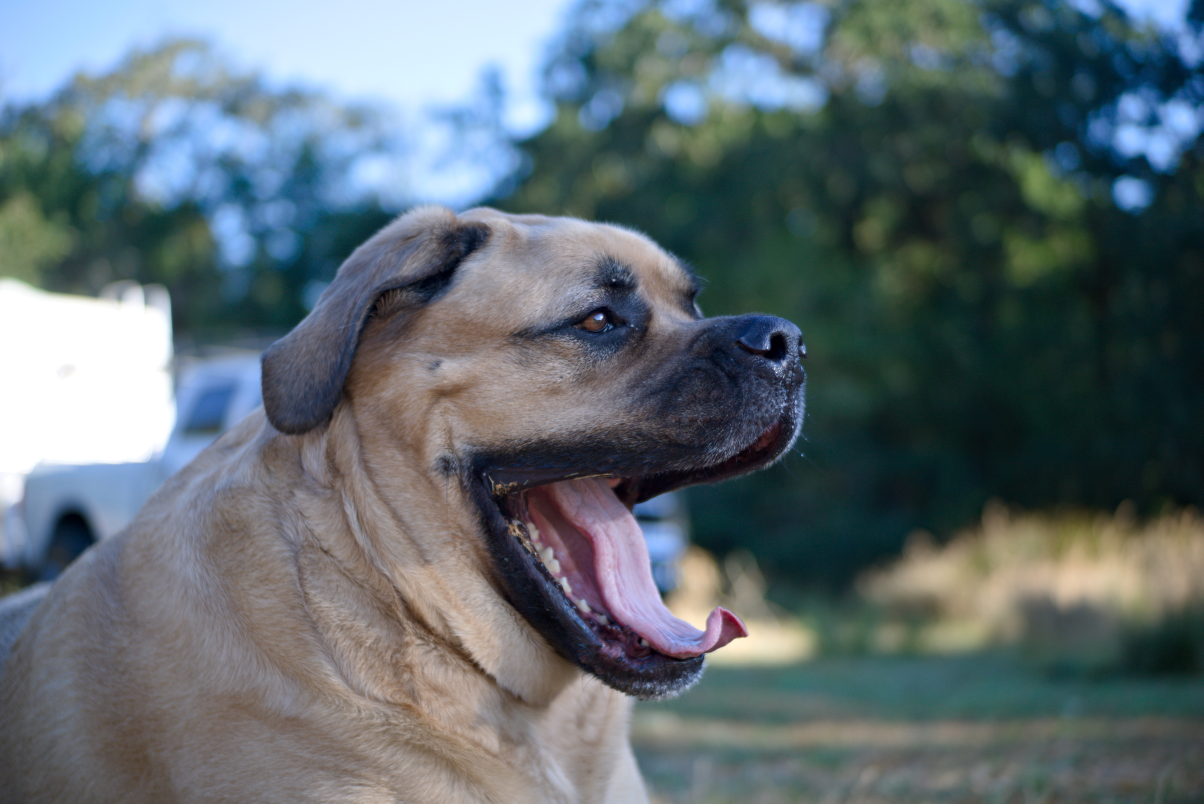
#> input picture images/photography/DSC03170.jpg, 6016 x 4016 px (shown at 1/5 size); its folder holds only this picture in this run
$ python getThumbs.py   (older library calls are emulated)
#> lines starting #> are read from the running program, lines starting #| are printed output that depends on the picture
# -*- coding: utf-8 -*-
"""
Created on Fri Sep 28 16:38:51 2018

@author: Me
"""

from PIL import Image
import glob, os

sizeThumb = 320, 320
sizeGallery = 2048, 2048

def resize_and_crop(img_path, modified_path, size, crop_type='top'):
    """
    Resize and crop an image to fit the specified size.
    args:
        img_path: path for the image to resize.
        modified_path: path to store the modified image.
        size: `(width, height)` tuple.
        crop_type: can be 'top', 'middle' or 'bottom', depending on this
            value, the image will cropped getting the 'top/left', 'midle' or
            'bottom/rigth' of the image to fit the size.
    raises:
        Exception: if can not open the file in img_path of there is problems
            to save the image.
        ValueError: if an invalid `crop_type` is provided.
    """
#> called with img_path = 'DSC03170.jpg', modified_path = './thumbs/DSC03170.jpg', size = (320, 320), crop_type = 'middle'
    # If height is higher we resize vertically, if not we resize horizontally
    img = Image.open(img_path)
#> img is the input picture: PIL image 6016x4016 RGB; mean R, G, B 95.4, 108.1, 113.9
    # Get current and desired ratio for the images
    img_ratio = img.size[0] / float(img.size[1])
#> img_ratio = 1.5
    ratio = size[0] / float(size[1])
    #The image is scaled/cropped vertically or horizontally depending on the ratio
    if ratio > img_ratio:
        img = img.resize((size[0], size[0] * img.size[1] / img.size[0]),
                Image.ANTIALIAS)
        # Crop in the top, middle or bottom
        if crop_type == 'top':
            box = (0, 0, img.size[0], size[1])
        elif crop_type == 'middle':
            box = (0, (img.size[1] - size[1]) / 2, img.size[0], (img.size[1] + size[1]) / 2)
        elif crop_type == 'bottom':
            box = (0, img.size[1] - size[1], img.size[0], img.size[1])
        else :
            raise ValueError('ERROR: invalid value for crop_type')
        img = img.crop(box)
    elif ratio < img_ratio:
        img = img.resize((size[1] * img.size[0] / img.size[1], size[1]),
                Image.ANTIALIAS)
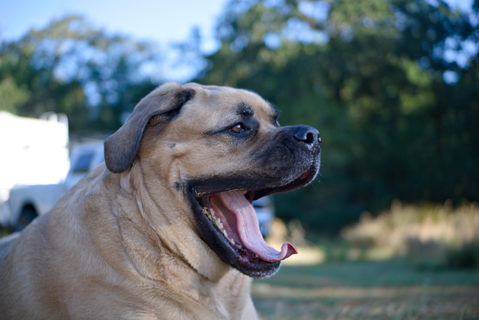
#> img: PIL image 479x320 RGB; mean R, G, B 95.4, 108.1, 113.9
        # Crop in the top, middle or bottom
        if crop_type == 'top':
            box = (0, 0, size[0], img.size[1])
        elif crop_type == 'middle':
            box = ((img.size[0] - size[0]) / 2, 0, (img.size[0] + size[0]) / 2, img.size[1])
#> box = (79.5, 0, 399.5, 320)
        elif crop_type == 'bottom':
            box = (img.size[0] - size[0], 0, img.size[0], img.size[1])
        else :
            raise ValueError('ERROR: invalid value for crop_type')
        img = img.crop(box)
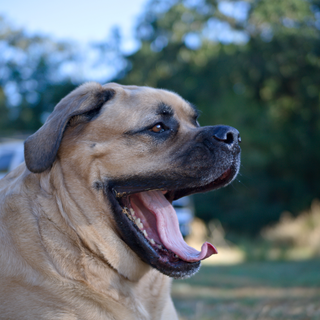
#> img: PIL image 320x320 RGB; mean R, G, B 97.6, 108.4, 114
    else :
        img = img.resize((size[0], size[1]),
                Image.ANTIALIAS)
        # If the scale is the same, we do not need to crop
    img.save(modified_path)


for infile in glob.glob("*.jpg"):
    file, ext = os.path.splitext(infile)
    resize_and_crop(infile, './thumbs/' + file +'.jpg', sizeThumb, crop_type='middle')
    im = Image.open(infile)
    im.thumbnail(sizeGallery)
    im.save("./Gal/" + file + ".jpg", "JPEG")

$ run again, on images/photography/DSC03172.jpg
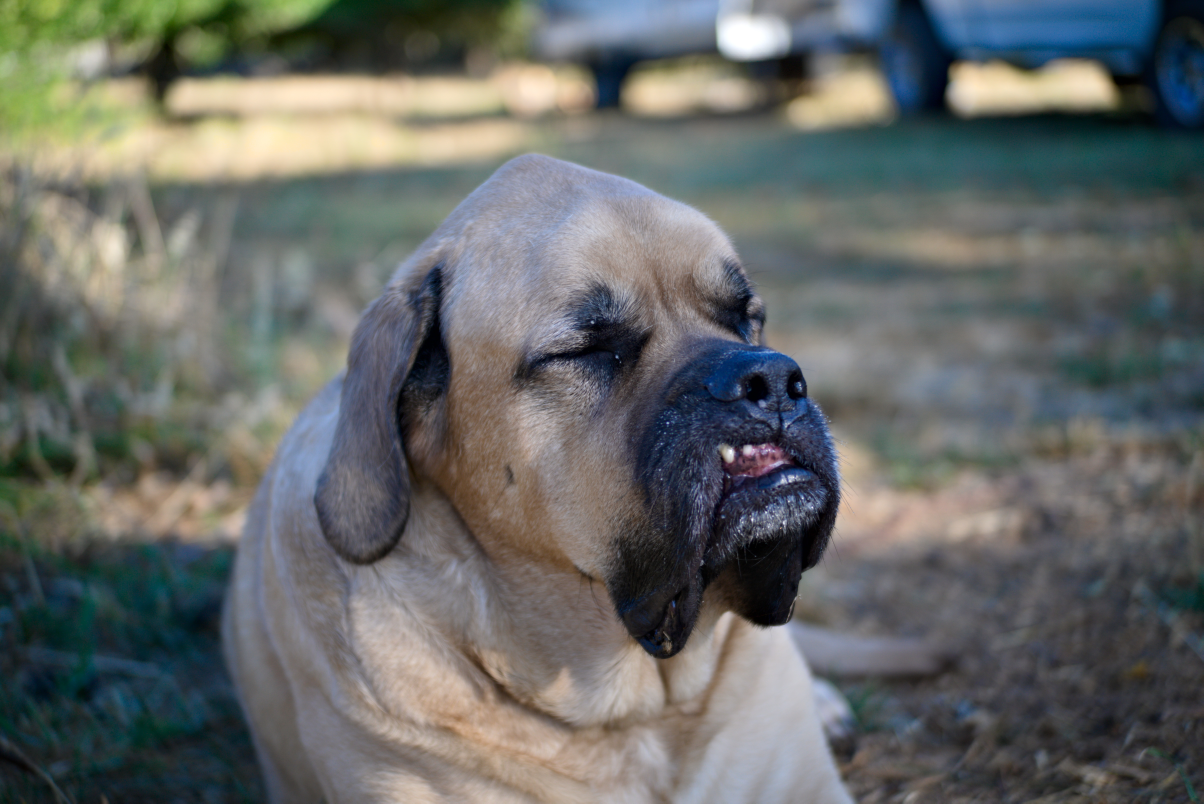
#> input picture images/photography/DSC03172.jpg, 6016 x 4016 px (shown at 1/5 size)
#> in resize_and_crop, img is the input picture: PIL image 6016x4016 RGB; mean R, G, B 102.2, 105.2, 102.8
#> in resize_and_crop, `img = img.resize((size[1] * img.size[0] / img.size[1], size[1]), Image..`:
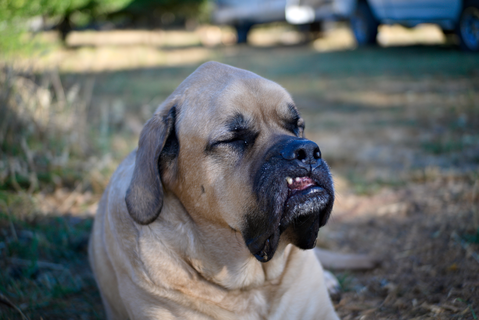
#> img: PIL image 479x320 RGB; mean R, G, B 102.2, 105.2, 102.8
#> in resize_and_crop, `img = img.crop(box)`:
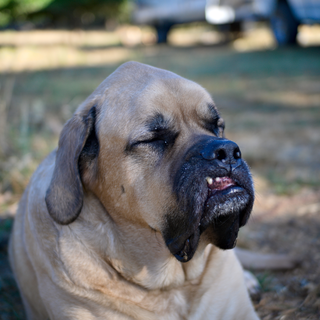
#> img: PIL image 320x320 RGB; mean R, G, B 113.5, 113.4, 112.8
